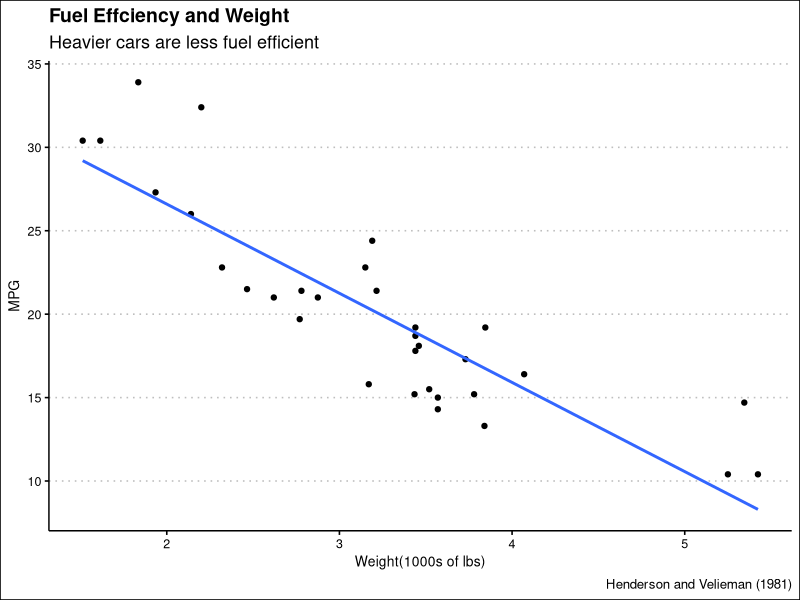

Reproduce this figure in R.
## ---- chunk 1
#| output: false 
#| #| echo: false
library(tidyverse)
library(ggthemes)
## ---- chunk 2
#| echo: false 
#| #| label: car-plot
## ---- chunk 3
mtcars |> select(mpg, wt) |>
ggplot(aes(x = wt, y = mpg)) + 
geom_point() + 
geom_smooth(method = "lm", formula =  y ~ x, se = FALSE) +
theme_clean() +
labs(title = "Fuel Effciency and Weight",
subtitle = "Heavier cars are less fuel efficient",
y = "MPG",
x = "Weight(1000s of lbs)",
caption = "Henderson and Velieman (1981)")
